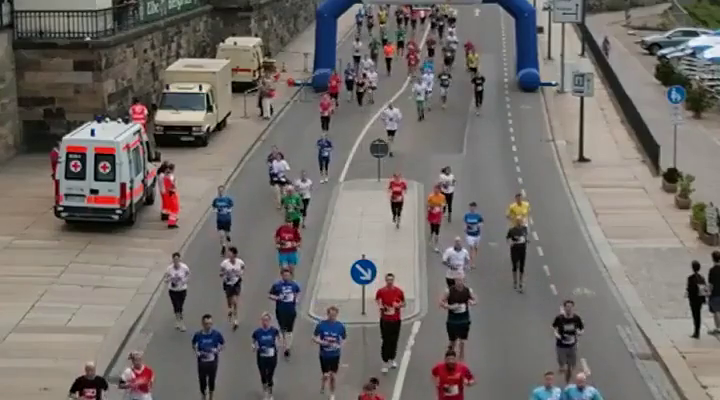
#> input picture frame 15 of opencv_projects/run.mp4, 720 x 400 px
$ python basic_motion_detection.py
#> lines starting #> are read from the running program, lines starting #| are printed output that depends on the picture; after the words box and inside, x2 and y2 are one past the last pixel; in counts of white or black regions, pixels touching at a corner belong together
import cv2 as cv
import numpy as np
cap=cv.VideoCapture('run.mp4')
ret,frame1=cap.read()
#> frame1 is the input picture: shape (400, 720, 3); mean B, G, R 106.7, 110.3, 115.7
ret,frame2=cap.read()
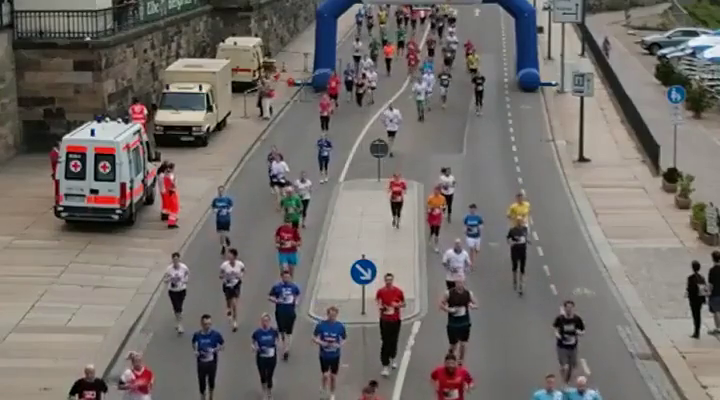
#> input picture frame 16 of opencv_projects/run.mp4, 720 x 400 px
#> frame2 is the input picture: shape (400, 720, 3); mean B, G, R 106.7, 110.4, 115.8

while cap.isOpened():
    diff=cv.absdiff(frame1,frame2)
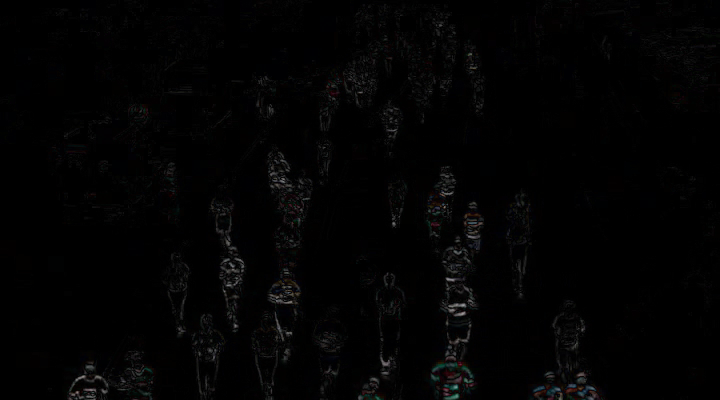
#> diff: shape (400, 720, 3); mean B, G, R 2.8, 2.8, 2.9
    gray=cv.cvtColor(diff,cv.COLOR_BGR2GRAY)
    blur=cv.GaussianBlur(gray,(5,5),0)
    _,thresh=cv.threshold(blur,20,255,cv.THRESH_BINARY)
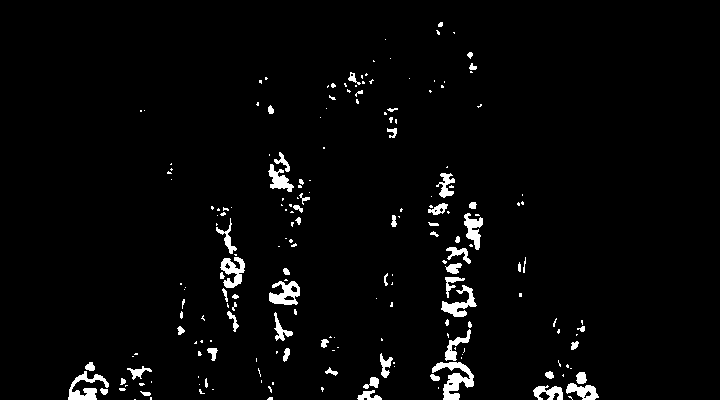
#> thresh: shape (400, 720); 3% white; 199 white regions (134 under 20 px), largest, box (x1, y1, x2, y2) and area: (432, 362, 474, 400) 711, (68, 371, 109, 400) 491, (269, 281, 300, 305) 456
    dilate=cv.dilate(thresh,None,iterations=3)
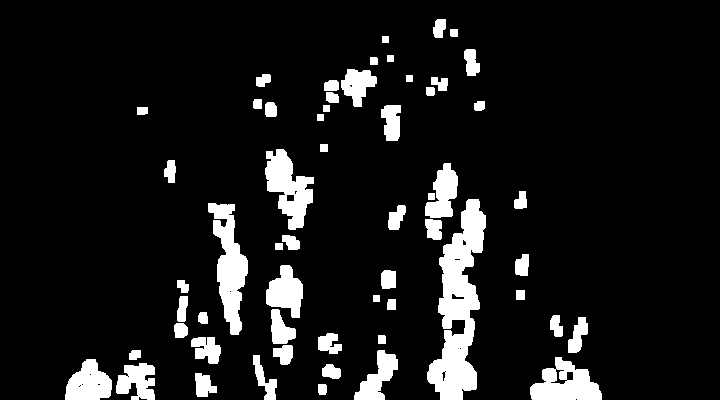
#> dilate: shape (400, 720); 9.8% white; 58 white regions
    contours,heirachy=cv.findContours(dilate,cv.RETR_TREE,cv.CHAIN_APPROX_SIMPLE)
#> contours = 76 contours, 13 with area under 20; largest, box (x1, y1, x2, y2) and area: (427, 199, 486, 400) 5705, (208, 203, 248, 335) 2448, (265, 149, 314, 230) 2034, (530, 357, 602, 400) 1910, (65, 359, 112, 400) 1292
    #cv.drawContours(frame1,contour,-1,(0,255,0),2)
    for contour in contours:
        (x,y,w,h)=cv.boundingRect(contour)
        if cv.contourArea(contour)<800:
            continue
        cv.rectangle(frame1,(x,y),(x+w,y+h),(0,255,0),2)

        cv.putText(frame1,'status: {}'.format('Movement'),(10,20),cv.FONT_HERSHEY_COMPLEX,1,(0,0,255),3)
#> this loop made 76 passes
#> (x, y, w, h) on passes 1, 2, 3, 4, 6, 9, 12, 13, 14, 15, 16, 17: (318, 384, 9, 11), (195, 373, 22, 24), (322, 364, 19, 15), (116, 363, 39, 37), (65, 359, 47, 41), (97, 383, 4, 3), (530, 357, 72, 43), (566, 371, 8, 10), (550, 368, 18, 17), (253, 355, 24, 45), (354, 350, 44, 50), (129, 350, 12, 10)
#> (contour, x, y, w, h) on passes 5, 7, 8, 10, 11, 29: ([[127, 376], [128, 375], [129, 376], [128, 377]], 127, 375, 3, 3), ([[78, 386], [79, 385], [80, 386], [79, 387]], 78, 385, 3, 3), ([[79, 385], [80, 384], [81, 385], [80, 386]], 79, 384, 3, 3), ([[81, 384], [82, 383], [83, 384], [82, 385]], 81, 383, 3, 3), ([[89, 374], [90, 373], [91, 374], [90, 375]], 89, 373, 3, 3), ([[373, 295], [373, 301], [379, 301], [379, 295]], 373, 295, 7, 7)
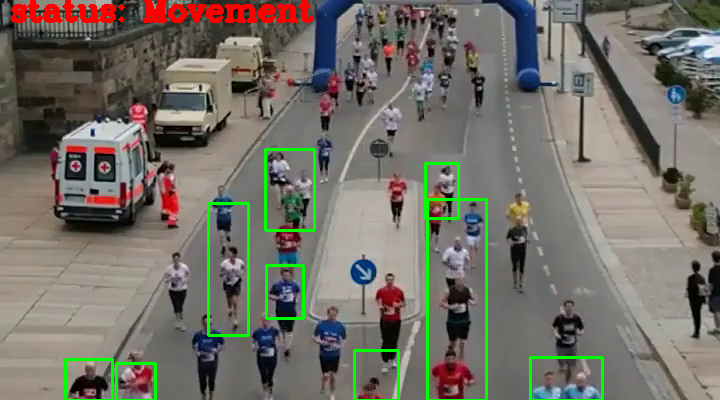
#> frame1: shape (400, 720, 3); 3.41% of pixels changed, all inside (x1, y1, x2, y2) = (11, 0, 604, 400)
    cv.imshow('inter',frame1)
    frame1=frame2
    ret,frame2=cap.read()
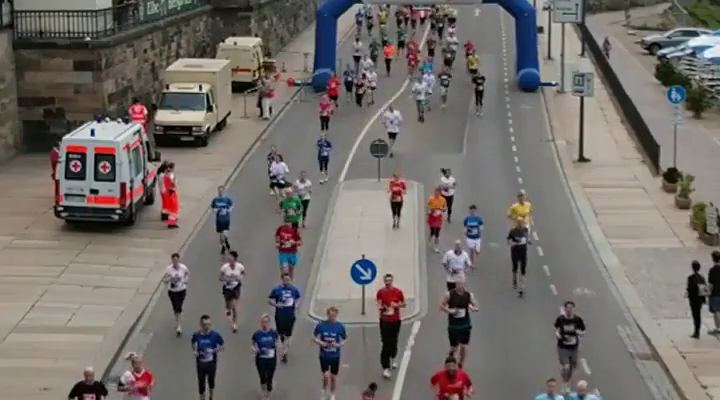
#> input picture frame 17 of opencv_projects/run.mp4, 720 x 400 px
#> frame2 is the input picture: shape (400, 720, 3); mean B, G, R 106.4, 110.4, 115.6
    if cv.waitKey(40)==27:
#> (key Esc is pressed here)
        break
cap.release()
cv.destroyAllWindows()

$ run again, starting later in the video
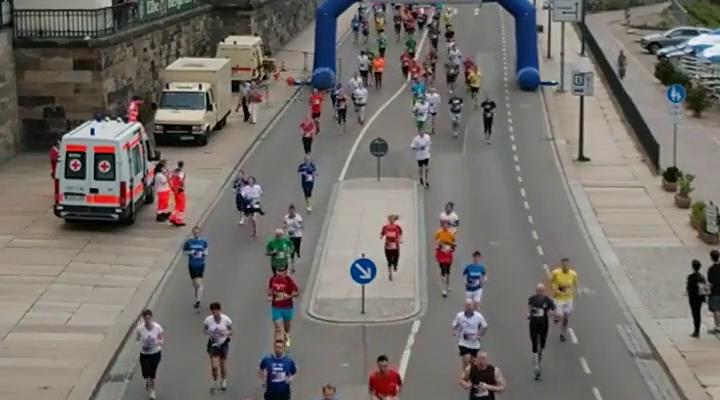
#> input picture frame 67 of opencv_projects/run.mp4, 720 x 400 px
#> frame1 is the input picture: shape (400, 720, 3); mean B, G, R 107.4, 111.9, 116.3
#> `_,thresh=cv.threshold(blur,20,255,cv.THRESH_BINARY)`:
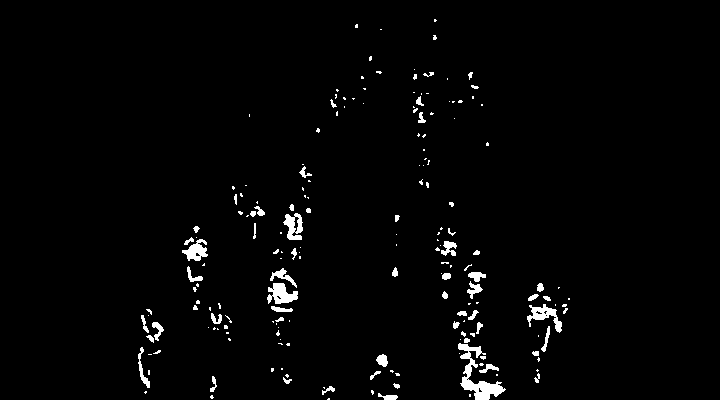
#> thresh: shape (400, 720); 2.1% white; 187 white regions (129 under 20 px), largest, box (x1, y1, x2, y2) and area: (458, 343, 506, 400) 882, (267, 283, 298, 304) 403, (527, 304, 562, 333) 382
#> dilate: shape (400, 720); 8% white; 55 white regions
#> contours = 65 contours, 7 with area under 20; largest, box (x1, y1, x2, y2) and area: (450, 261, 509, 400) 3896, (524, 280, 573, 365) 2013, (264, 265, 301, 349) 1862, (179, 223, 211, 295) 1324, (432, 224, 460, 283) 1064
#> the loop `for contour in contours:` made 65 passes
#> (x, y, w, h) on passes 1 to 8: (319, 383, 19, 17), (368, 380, 35, 20), (207, 373, 13, 27), (531, 366, 12, 20), (278, 365, 17, 22), (268, 365, 9, 10), (367, 351, 36, 32), (135, 344, 29, 53)
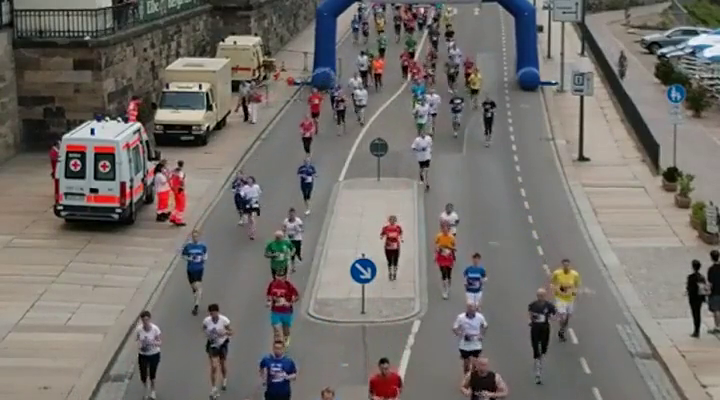
#> input picture frame 69 of opencv_projects/run.mp4, 720 x 400 px
#> frame2 is the input picture: shape (400, 720, 3); mean B, G, R 107.5, 111.9, 116.4

$ run again, starting later in the video
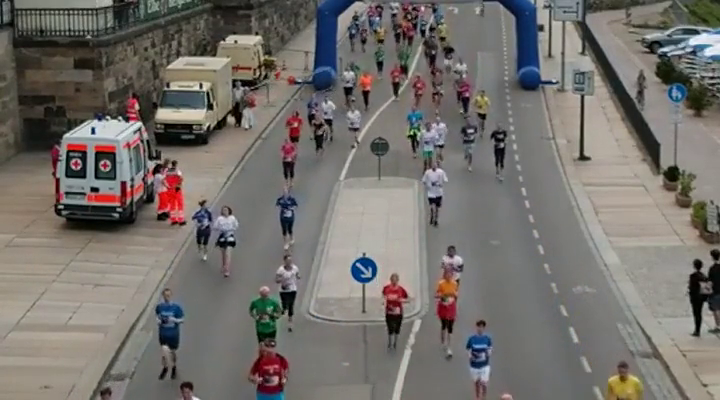
#> input picture frame 120 of opencv_projects/run.mp4, 720 x 400 px
#> frame1 is the input picture: shape (400, 720, 3); mean B, G, R 108.1, 112.6, 116.6
#> `_,thresh=cv.threshold(blur,20,255,cv.THRESH_BINARY)`:
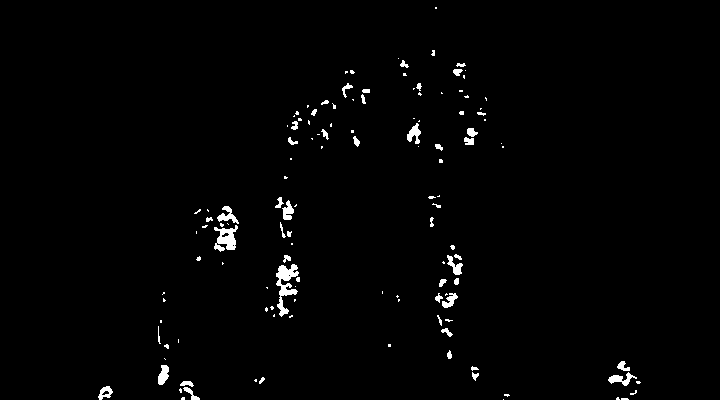
#> thresh: shape (400, 720); 1.4% white; 129 white regions (81 under 20 px), largest, box (x1, y1, x2, y2) and area: (276, 264, 299, 317) 527, (214, 225, 238, 252) 367, (608, 372, 637, 386) 171
#> dilate: shape (400, 720); 5.6% white; 49 white regions
#> contours = 51 contours, 2 with area under 20; largest, box (x1, y1, x2, y2) and area: (191, 203, 242, 255) 1603, (262, 252, 303, 321) 1596, (605, 358, 644, 400) 906, (272, 194, 300, 248) 810, (284, 97, 339, 133) 761
#> the loop `for contour in contours:` made 51 passes
#> (x, y, w, h) on passes 1 to 8: (500, 391, 13, 9), (95, 383, 21, 17), (176, 378, 27, 22), (251, 374, 17, 13), (468, 363, 14, 21), (605, 358, 39, 42), (631, 384, 4, 4), (155, 355, 17, 33)
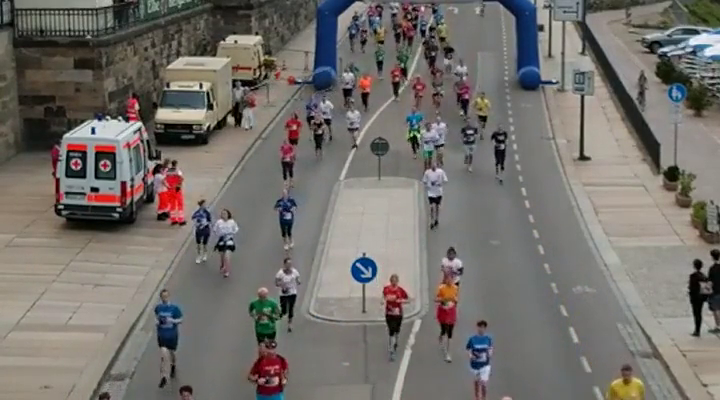
#> input picture frame 122 of opencv_projects/run.mp4, 720 x 400 px
#> frame2 is the input picture: shape (400, 720, 3); mean B, G, R 107.8, 112.6, 116.4
